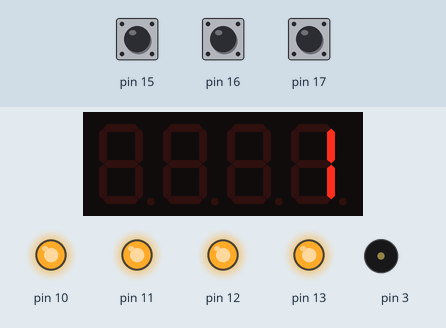
This sketch was run on a simulated Arduino Uno, built with avr-gcc and run on an emulated ATmega328P. On the bench: 4-digit seven-segment display, output pins drawn as LEDs (lit = HIGH), buzzer (waves = sounding). The inputs (shaded band) are chosen by the test bench; at power-on: pin 15 HIGH, pin 16 HIGH, pin 17 HIGH. Pins used as bus, display or sensor lines are not drawn.

Above: at 0.1 s.
At 10.1 s:
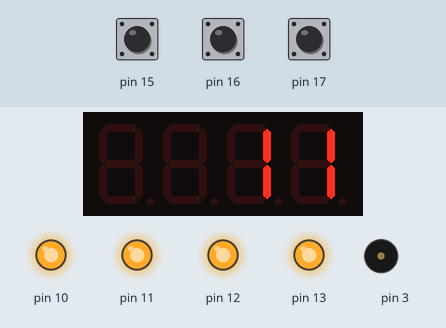
At 19.25 s:
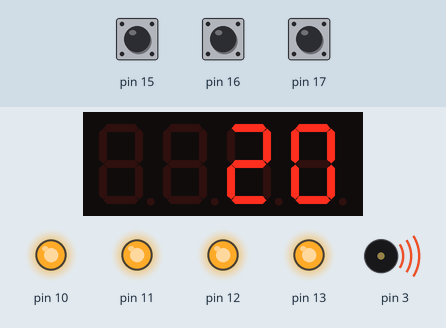
At 38.1 s:
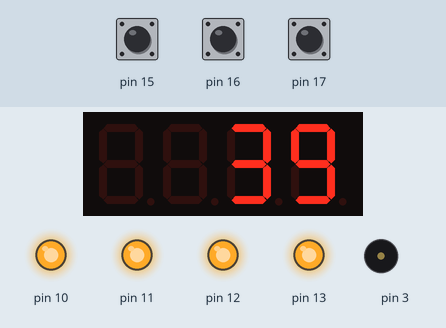
Timing chart, 0 to 40.0 s (numbered marks = the images above):
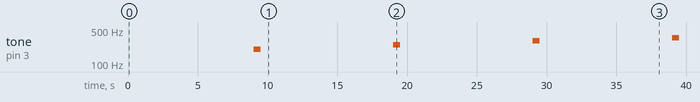

The sketch:

Timer_60_secondi.ino
```cpp
// Timer di 60 secondi per lavare denti coi bimbi
// Con Shield Didattica per Arduino UNO

#include <TimerOne.h>
#include <MultiFuncShield.h>

int counter = 0 ;


void setup() {
  Timer1.initialize();
  MFS.initialize(&Timer1);
  //MFS.write("Hi");delay(2000);MFS.write("123");delay(2000);
  //MFS.write(-203);delay(2000);MFS.write(3.141, 2);delay(2000);

  pinMode(3, OUTPUT);
  counter = 0;
}


void loop() {
  if(counter < 60){
    counter++;
    MFS.write(counter);
    if(counter == 10) tone(3, 200, 500);
    if(counter == 20) tone(3, 250, 500);
    if(counter == 30) tone(3, 300, 500);
    if(counter == 40) tone(3, 350, 500);
    if(counter == 50) tone(3, 400, 500);
  }else{
    tone(3, 500, 2000);
    counter = 0;
  }
  delay(1000);
}

// Fonte Aliverti https://www.youtube.com/watch?v=HxjootD0ZOs
// https://www.arduino.cc/reference/en/language/functions/advanced-io/tone/
```

Measured:
- by itself, tone on pin 3: plays 200 Hz for 0.50 s, 250 Hz for 0.50 s, 300 Hz for 0.50 s, 350 Hz for 0.50 s
- what the display in image 1 shows lasts 1.0 s, from 10.0 s to 11.0 s
